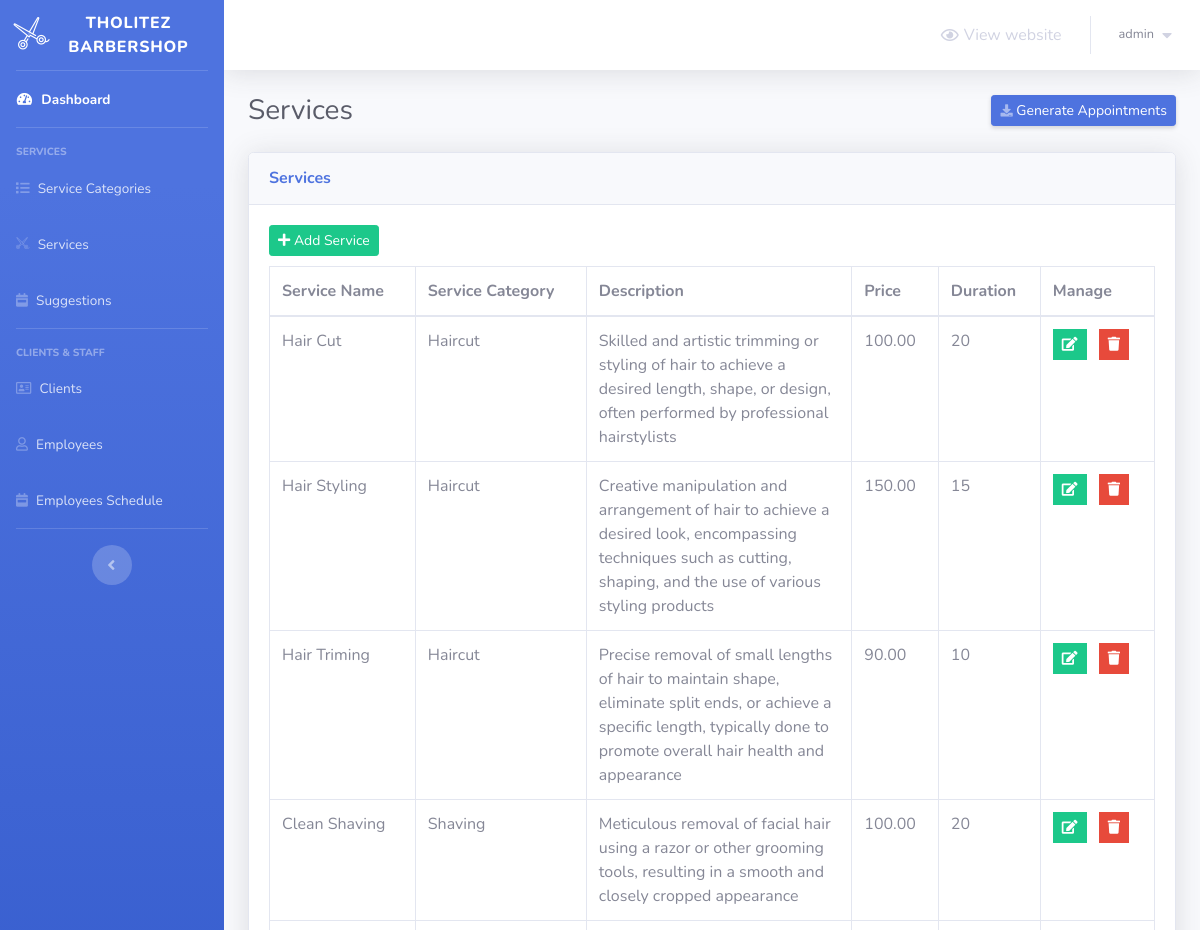
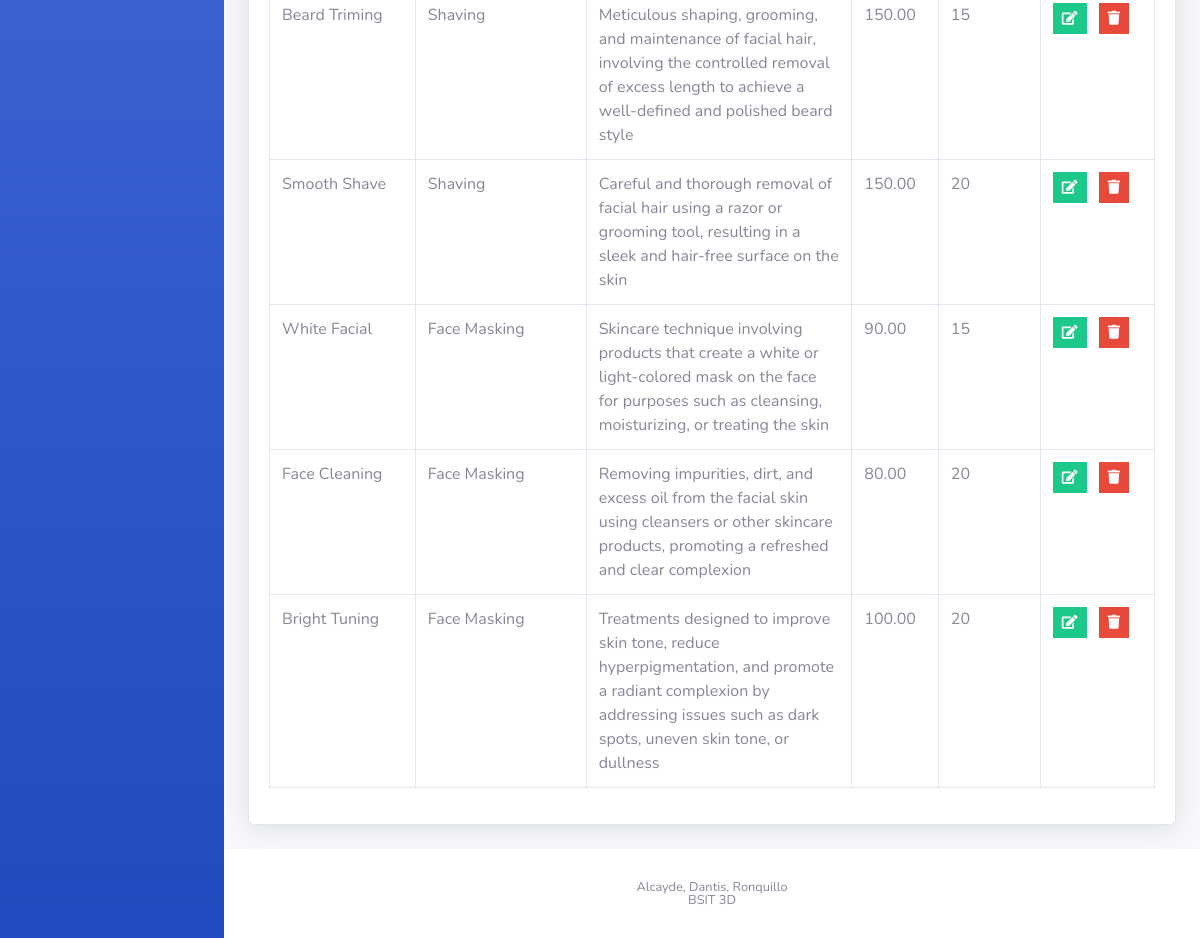
Page /barber-admin/services.php (signed in) on the committed database (2 pictures, top to bottom).
### tables this page shows
CREATE TABLE `services` (
  `service_id` int(5) NOT NULL,
  `service_name` varchar(50) NOT NULL,
  `service_description` varchar(255) NOT NULL,
  `service_price` decimal(6,2) NOT NULL,
  `service_duration` int(5) NOT NULL,
  `category_id` int(2) NOT NULL
);

CREATE TABLE `service_categories` (
  `category_id` int(2) NOT NULL,
  `category_name` varchar(50) NOT NULL
);

### barber-admin/services.php (the view, shortened to what this page needs)
<?php
    include 'connect.php';
    include 'Includes/templates/header.php';
    if(isset($_SESSION['username_barbershop_Xw211qAAsq4']) && isset($_SESSION['password_barbershop_Xw211qAAsq4']))
    {
?>
        <div class="container-fluid">
            <div class="d-sm-flex align-items-center justify-content-between mb-4">
                <h1 class="h3 mb-0 text-gray-800">Services</h1>
                <a href="generate.php" class="d-none d-sm-inline-block btn btn-sm btn-primary shadow-sm">
                    <i class="fas fa-download fa-sm text-white-50"></i>
                    Generate Appointments
                </a>
            </div>
            <?php
                $do = '';
                if(isset($_GET['do']) && in_array($_GET['do'], array('Add','Edit')))
                {
                    $do = htmlspecialchars($_GET['do']);
                }
                else
                {
                    $do = 'Manage';
                }
                if($do == 'Manage')
                {
                    $stmt = $con->prepare("SELECT * FROM services s, service_categories sc where s.category_id = sc.category_id");
                    $stmt->execute();
                    $rows_services = $stmt->fetchAll();
                ?>
                    <div class="card shadow mb-4">
                        <div class="card-header py-3">
                            <h6 class="m-0 font-weight-bold text-primary">Services</h6>
                        </div>
                        <div class="card-body">
                            <a href="services.php?do=Add" class="btn btn-success btn-sm" style="margin-bottom: 10px;">
                                <i class="fa fa-plus"></i>
                                Add Service
                            </a>
                            <table class="table table-bordered">
                                <thead>
                                    <tr>
                                        <th scope="col">Service Name</th>
                                        <th scope="col">Service Category</th>
                                        <th scope="col">Description</th>
                                        <th scope="col">Price</th>
                                        <th scope="col">Duration</th>
                                        <th scope="col">Manage</th>
                                    </tr>
                                </thead>
                                <tbody>
                                    <?php
                                        foreach($rows_services as $service)
                                        {
                                            echo "<tr>";
                                                echo "<td>";
                                                    echo $service['service_name'];
                                                echo "</td>";
                                                echo "<td>";
                                                    echo $service['category_name'];
                                                echo "</td>";
                                                echo "<td style = 'width:30%'>";
                                                    echo $service['service_description'];
                                                echo "</td>";
                                                echo "<td>";
                                                    echo $service['service_price'];
                                                echo "</td>";
                                                echo "<td>";
                                                    echo $service['service_duration'];
                                                echo "</td>";
                                                echo "<td>";
                                                    $delete_data = "delete_".$service["service_id"];
                                                    ?>
                                                        <ul class="list-inline m-0">
                                                            <li class="list-inline-item" data-toggle="tooltip" title="Edit">
                                                                <button class="btn btn-success btn-sm rounded-0">
                                                                    <a href="services.php?do=Edit&service_id=<?php echo $service['service_id']; ?>" style="color: white;">
                                                                        <i class="fa fa-edit"></i>
                                                                    </a>
                                                                </button>
                                                            </li>
                                                            <li class="list-inline-item" data-toggle="tooltip" title="Delete">
                                                                <button class="btn btn-danger btn-sm rounded-0" type="button" data-toggle="modal" data-target="#<?php echo $delete_data; ?>" data-placement="top"><i class="fa fa-trash"></i></button>
                                                            </li>
                                                        </ul>
                                                    <?php
                                                echo "</td>";
                                            echo "</tr>";
                                        }
                                    ?>
                                </tbody>
                            </table>
                        </div>
                    </div>
                    <?php
                }
            ?>
        </div>
<?php
        include 'Includes/templates/footer.php';
    }
    else
    {
        header('Location: login.php');
        exit();
    }
?>

### rows in the picture
services: service_name "Hair Cut", category.category_name "Haircut", service_description "Skilled and artistic trimming or styling of hair to achieve a desired length, shape, or design, often performed by professional hairstylists", service_price "100.00", service_duration "20"
services: service_name "Hair Styling", category.category_name "Haircut", service_description "Creative manipulation and arrangement of hair to achieve a desired look, encompassing techniques such as cutting, shaping, and the use of various styling products", service_price "150.00", service_duration "15"
services: service_name "Hair Triming", category.category_name "Haircut", service_description "Precise removal of small lengths of hair to maintain shape, eliminate split ends, or achieve a specific length, typically done to promote overall hair health and appearance", service_price "90.00", service_duration "10"
services: service_name "Clean Shaving", category.category_name "Shaving", service_description "Meticulous removal of facial hair using a razor or other grooming tools, resulting in a smooth and closely cropped appearance", service_price "100.00", service_duration "20"
services: service_name "Beard Triming", category.category_name "Shaving", service_description "Meticulous shaping, grooming, and maintenance of facial hair, involving the controlled removal of excess length to achieve a well-defined and polished beard style", service_price "150.00", service_duration "15"
services: service_name "Smooth Shave", category.category_name "Shaving", service_description "Careful and thorough removal of facial hair using a razor or grooming tool, resulting in a sleek and hair-free surface on the skin", service_price "150.00", service_duration "20"
services: service_name "White Facial", category.category_name "Face Masking", service_description "Skincare technique involving products that create a white or light-colored mask on the face for purposes such as cleansing, moisturizing, or treating the skin", service_price "90.00", service_duration "15"
services: service_name "Face Cleaning", category.category_name "Face Masking", service_description "Removing impurities, dirt, and excess oil from the facial skin using cleansers or other skincare products, promoting a refreshed and clear complexion", service_price "80.00", service_duration "20"
services: service_name "Bright Tuning", category.category_name "Face Masking", service_description "Treatments designed to improve skin tone, reduce hyperpigmentation, and promote a radiant complexion by addressing issues such as dark spots, uneven skin tone, or dullness", service_price "100.00", service_duration "20"

### other values in the picture
$_SESSION['username_barbershop_Xw211qAAsq4'] "admin"
